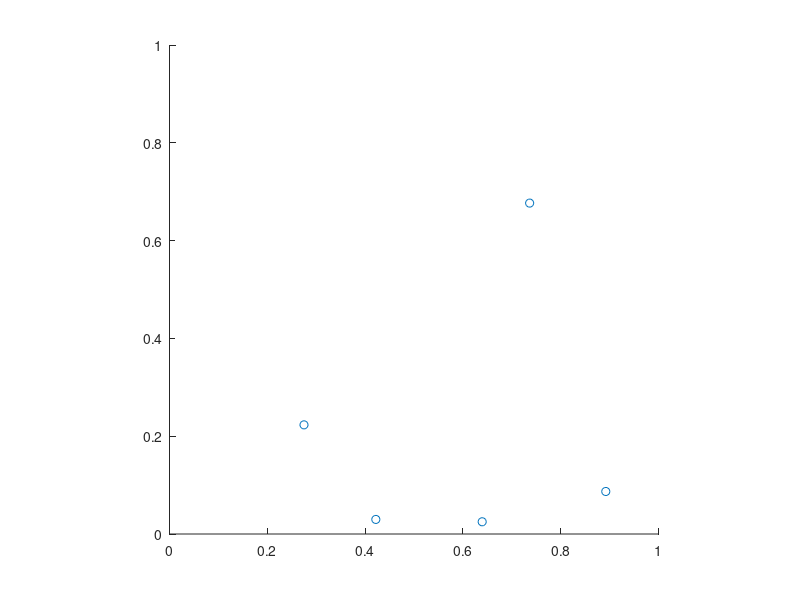

Recreate this plot in MATLAB. (Note: this script raises an error after producing the figure.)
clear; close all; clc;

warning('off','all')
warning

n = 5; %nb agents
nb_steps = 4000; %realmax;%1000; %nb of steps
dt = 1;%0.05; %Time steps of resampling the angles
v = 1; %Speed: Step size of v*dt in the discrete case
ddt = dt/100;%dt/100; %Discretisation of the continuous time %We do not resample alpha but do test half plane
              %Mini step of v*ddt
square_size = 1; %Size of the square for rand uniform initalisation [0,square_size]x[0,square_size]
nb_trials = 1; %Number of runs of the algorithms (nb of rand initialisations and then run the algo on it)

%delta_blind = nan; %Agents are not blind to close agents
delta_blind = 0.02;%0.01; %If the agents are too close they don't see each other (otherwise getting too close
                    %will force the agents to not be able to move any more)

limited_range = nan; %limited range. Nan if none
%%limited_range = 0.15; %limited range. Nan if none

compute_circle = true; %Computes the enclosing circle
early_stop_convergence = compute_circle & false; %Stop if we have converged in a circle of radius delta_blind

disp_realTime = false; %Shows real time progress
save_video = false; %Saves the video

save_conv_time_to_file = compute_circle & false; %Save the first time to convergence in txt file

nb_steps_mod_memory = 50; %We memorise the position of the agents on the convex hull every nb_steps_mod_memory steps (starting at 1)
memorise_pos_display = (nb_steps < realmax) & false; %Memorises the position of the agents on the convex hull ever nb_steps_mod_memory steps (for display purposes)
memorise_r_display = (nb_steps < realmax) & compute_circle & false; %Memorises the radius of the enclosing circle of the agents at every step (for display purposes)


FPS = 10; %Nb frames per second for saved video

seed = 42;
rng(seed); %Random seed

if save_conv_time_to_file
    fname_conv = ['res/conv_time/conv_time_n_',num2str(n),'_delta_',num2str(delta_blind),'_square_size_',num2str(square_size),'_nb_steps_',num2str(nb_steps),'_dt_',num2str(dt),'_v_',num2str(v),'_ddt_',num2str(ddt),'.txt'];
    fileID = fopen(fname_conv,'a');
end


%%%%%%%%% %For parfor
t_conv = zeros(nb_trials,1);
%%%%%%%%%


for trial = 1:nb_trials
%parfor trial = 1:nb_trials
    fprintf("Trial %d/%d...",trial,nb_trials);
    
    tic
    
    if save_video
        if isnan(limited_range)
            outputVideo = VideoWriter(['ants_randomHalfPlaneSensor_memoryMoved_continuous_not_limited_n_',num2str(n),'_nb_steps_',num2str(nb_steps),'_dt_',num2str(dt),'_v_',num2str(v),'_ddt_',num2str(ddt),'_delta_blind_',num2str(delta_blind),'_trial_',num2str(nb_trials),'.avi']);
        else
            outputVideo = VideoWriter(['ants_randomHalfPlaneSensor_memoryMoved_continuous_limited_range_',num2str(limited_range),'_n_',num2str(n),'_nb_steps_',num2str(nb_steps),'_dt_',num2str(dt),'_v_',num2str(v),'_ddt_',num2str(ddt),'_delta_blind_',num2str(delta_blind),'_trial_',num2str(nb_trials),'.avi']);
        end
        outputVideo.FrameRate = FPS;
        open(outputVideo)
    end
    
    
    
    
    p_0 = rand(2,n)*square_size; %Initial positions
    
    p = p_0;  
    
    scatter(p(1,:),p(2,:));
    axis equal
    xlim([0,square_size])
    ylim([0,square_size])
    
    
    if memorise_pos_display
        nb_memories = floor(nb_steps/nb_steps_mod_memory)+1; %+1 to keep the initial one and after the n updates
        p_memories = cell(1,nb_memories+1);  
        for memory_idx = 1:nb_memories
            p_memories{memory_idx} = nan(2,n);
        end
        p_memories{1} = p;
    end
    
    if memorise_r_display
        r_memories_all = nan(1,nb_steps+1); %+1 since we want the initial r and after the the nb_steps updates of r (thus nb_steps+1)
        [~,~,r] = SmallestEnclosingCircle(p(1,:),p(2,:));
        r_memories_all(1) = r;
    end
    
    
    for step = 1:nb_steps
        %fprintf("step = %d\n",step);
        alpha = rand(1,n)*2*pi; %Random direction: the opposite of the movement        
        
        for step_mini = 1:dt/ddt
            p_next = p;
            for i = 1:n
                dir_i = p(:,i) - [p(:,1:i-1),p(:,i+1:end)]; %Vectors to other agents
                dists_i = sqrt(sum(dir_i.^2,1)); %Distances to other agents
                u_i = dir_i./dists_i; %Unit vectors to other agents
                
                u_alpha = [cos(alpha(i));sin(alpha(i))]; %Opposite of potential speed vector of agent i
                v_i = -u_alpha*v;
                
                scal_i = sum(u_alpha.*u_i,1); %Scalar products of u_alpha and u_i
                
                visible_i = [];
                if isnan(limited_range) %No limit to range
                    visible_i = scal_i <= 0;
                elseif limited_range>0 %Finite limit to range
                    visible_i = scal_i <= 0 & dists_i <= limited_range;
                else
                    error("The parameter range should be either nan or strictly positive");
                end
                
                if isnan(delta_blind) %No blind zone
                    visible_i = visible_i; %Don't change anything
                elseif delta_blind>0 %Close blind zone
                    visible_i = visible_i & dists_i >= delta_blind;
                else
                    
                end
                
                if sum(visible_i) > 0 %If there is one point that is visible then we don't do anything
                    v_i = [0;0];
                end
                
                p_next(:,i) = p(:,i) + v_i*ddt;
            end
            
            p = p_next;
            
            
            
            %{
            if disp_realTime
                scatter(p(1,:),p(2,:));
                axis equal
                xlim([0,square_size])
                ylim([0,square_size])
                drawnow
            end
            %}
            
        end
        
        if compute_circle
            [x_c,y_c,r] = SmallestEnclosingCircle(p(1,:),p(2,:));
        end
        
        if disp_realTime
            scatter(p(1,:),p(2,:));
            axis equal
            
            if compute_circle
                hold on
                viscircles([x_c,y_c],r,'Color','r');
                plot(x_c,y_c,'r+')
                hold off
            end
            
            xlim([0,square_size])
            ylim([0,square_size])
            drawnow
        end
        
        if memorise_pos_display && mod(step-1,nb_steps_mod_memory) == 0 %Time to take a screenshot of convex hull, there has been step-1 updates in this screenshot
            p_memories{1+1+(step-1)/nb_steps_mod_memory} = p; %Extra +1 since the first value is for the initial condition (the second +1 since indexing starts at 1)
        end
        
        if memorise_r_display
            r_memories_all(step+1) = r; %Extra +1 since the first value is for the initialisation
        end
        
        if save_video
            F = getframe(gcf);
            [X, Map] = frame2im(F);
            writeVideo(outputVideo,X);
        end
        
        if early_stop_convergence
            if r<=delta_blind
                if save_conv_time_to_file
                    %fprintf(fileID, '%d\n', step);
                    t_conv(trial) = step;
                end
                break
            end
        end
    end
    
    
    %{
    scatter(p(1,:),p(2,:));
    axis equal
    xlim([0,square_size])
    ylim([0,square_size])
    if compute_circle
        hold on
        viscircles([x_c,y_c],r,'Color','r');
        plot(x_c,y_c,'r+')
        hold off
    end
    %}
    if save_video
        close(outputVideo);
    end
    
    time = toc;
    fprintf(" %.2fs\n",time);
end


if memorise_pos_display
    hFig = figure; 
    if memorise_r_display
        set(hFig,'Position',[100,100,770,420])
        subplot(1,3,2:3)
    end
    hold on
    plot(p_0(1,:),p_0(2,:),'kx');
    for memory_idx = 1:nb_memories
        p_memory = p_memories{memory_idx};
        if sum(isnan(p_memory))>0
            break %We stopped the loop before the max number of iterations, thus we do not have a screenshot, no need to continue
        else
            conv_hull_ind = convhull(p_memory(1,:),p_memory(2,:));
            plot(p_memories{memory_idx}(1,conv_hull_ind),p_memories{memory_idx}(2,conv_hull_ind),'b:o')
        end
    end
    axis equal    
    xlim([0,square_size])
    ylim([0,square_size])
    title('Ants'' dynamics')
end

if memorise_r_display
    if memorise_pos_display
        subplot(1,3,1)
        hold on
    else
        figure; hold on
    end
    if sum(isnan(r_memories_all)) > 0
        r_mem_idx_nan = find(isnan(r_memories_all),1); %First index of nan
        plot(0:r_mem_idx_nan-1-1,r_memories_all(1:r_mem_idx_nan-1),'-o','MarkerSize',1);
        plot(0:r_mem_idx_nan-1-1,ones(1,r_mem_idx_nan-1),'r--')
        plot(0:r_mem_idx_nan-1-1,2*ones(1,r_mem_idx_nan-1),'k-')
    else
        plot(0:nb_steps,r_memories_all,'-o','MarkerSize',1)
        plot(0:nb_steps,delta_blind*ones(1,nb_steps+1),'r-')
    end
    %set(gca, 'XTick', unique([0:1000:nb_steps, get(gca, 'XTick')])) %Not necessary on my mac but on my windows shows only ticks 0,2000,4000
    set(gca, 'YTick', unique([delta_blind, get(gca, 'YTick')])); %Label may overlap with 0, if that is the case use the next line
    %If this tick overlaps with 0 and is ugly, use the following line instead to get the text a bit above
    %annotation('textbox', 'String', '0.005', 'Position', [0.085, 0.09881 0.034766 0.053571], 'EdgeColor','none')
    %annotation('textbox', 'String', '0.001', 'Position', [0.085, 0.09881 0.034766 0.053571], 'EdgeColor','none')
    %legend('Radius',['Level ',num2str(delta_blind)])
    xlabel('Time','Fontweight','bold')
    ylabel('Radius of smallest enclosing circle','Fontweight','bold')
    title('Enclosing circle radius')
end

if memorise_pos_display && memorise_r_display
    saveas(gcf,['res/evolution/continuous_memoryless_n_',num2str(n),'_delta_',strrep(num2str(delta_blind),'.','-'),'_square_size_',num2str(square_size),'_steps_',num2str(nb_steps),'_dt_',num2str(dt),'_v_',num2str(v),'_ddt_',strrep(num2str(ddt),'.','-'),'_seed_',num2str(seed)],'fig')
    saveas(gcf,['res/evolution/continuous_memoryless_n_',num2str(n),'_delta_',strrep(num2str(delta_blind),'.','-'),'_square_size_',num2str(square_size),'_steps_',num2str(nb_steps),'_dt_',num2str(dt),'_v_',num2str(v),'_ddt_',strrep(num2str(ddt),'.','-'),'_seed_',num2str(seed)],'epsc')
end




%%%%%%%%% %For parfor
if save_conv_time_to_file
    for i=1:nb_trials
        fprintf(fileID, '%d\n', t_conv(i));
    end
end
%%%%%%%%%


if save_conv_time_to_file
   fclose(fileID);
end

